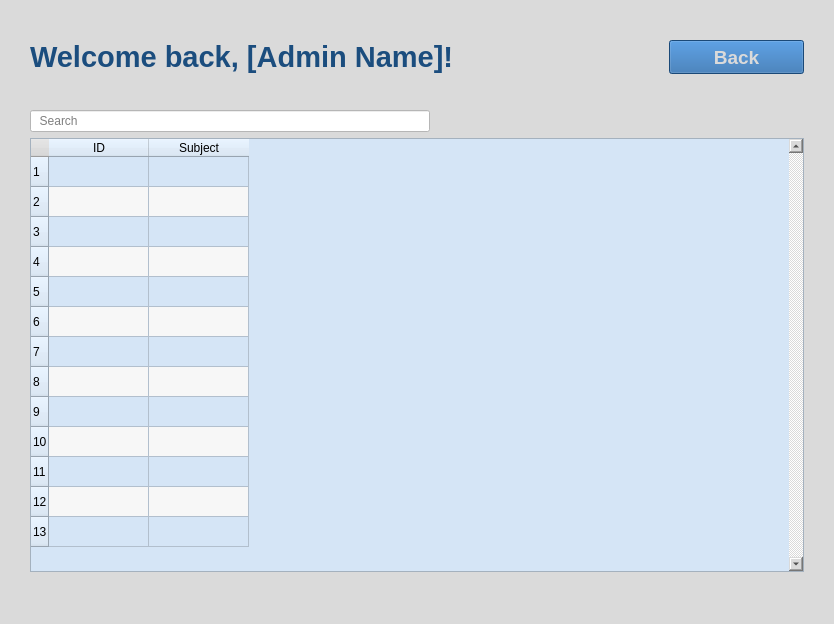
<?xml version="1.0" encoding="UTF-8"?>
<ui version="4.0">
 <class>MessageLog</class>
 <widget class="QMainWindow" name="MessageLog">
  <property name="geometry">
   <rect>
    <x>0</x>
    <y>0</y>
    <width>834</width>
    <height>624</height>
   </rect>
  </property>
  <property name="windowTitle">
   <string>Message Log</string>
  </property>
  <property name="styleSheet">
   <string notr="true">background-color: rgb(218, 218, 218);</string>
  </property>
  <widget class="QWidget" name="centralwidget">
   <layout class="QVBoxLayout" name="verticalLayout_3">
    <property name="leftMargin">
     <number>30</number>
    </property>
    <property name="topMargin">
     <number>40</number>
    </property>
    <property name="rightMargin">
     <number>30</number>
    </property>
    <property name="bottomMargin">
     <number>30</number>
    </property>
    <item>
     <layout class="QHBoxLayout" name="horizontalLayout">
      <property name="topMargin">
       <number>0</number>
      </property>
      <property name="rightMargin">
       <number>0</number>
      </property>
      <item>
       <widget class="QLabel" name="label_welcome">
        <property name="font">
         <font>
          <pointsize>22</pointsize>
          <bold>true</bold>
         </font>
        </property>
        <property name="styleSheet">
         <string notr="true">color: rgb(27, 77, 126);</string>
        </property>
        <property name="text">
         <string>Welcome back, [Admin Name]!</string>
        </property>
       </widget>
      </item>
      <item>
       <widget class="QPushButton" name="pushButton_back">
        <property name="maximumSize">
         <size>
          <width>135</width>
          <height>35</height>
         </size>
        </property>
        <property name="font">
         <font>
          <pointsize>14</pointsize>
          <bold>true</bold>
         </font>
        </property>
        <property name="styleSheet">
         <string notr="true">background-color: rgb(36, 102, 168);
color: rgb(218, 218, 218);</string>
        </property>
        <property name="text">
         <string>Back</string>
        </property>
        <property name="icon">
         <iconset>
          <normalon>:/icons/icons/arrow-left.svg</normalon>
         </iconset>
        </property>
        <property name="iconSize">
         <size>
          <width>24</width>
          <height>24</height>
         </size>
        </property>
       </widget>
      </item>
     </layout>
    </item>
    <item>
     <spacer name="verticalSpacer">
      <property name="orientation">
       <enum>Qt::Vertical</enum>
      </property>
      <property name="sizeType">
       <enum>QSizePolicy::Maximum</enum>
      </property>
      <property name="sizeHint" stdset="0">
       <size>
        <width>20</width>
        <height>30</height>
       </size>
      </property>
     </spacer>
    </item>
    <item>
     <layout class="QVBoxLayout" name="verticalLayout_2">
      <item>
       <widget class="QLineEdit" name="lineEdit_searchBar">
        <property name="maximumSize">
         <size>
          <width>400</width>
          <height>16777215</height>
         </size>
        </property>
        <property name="toolTip">
         <string extracomment="Search"/>
        </property>
        <property name="styleSheet">
         <string notr="true">background-color: rgb(255, 255, 255);</string>
        </property>
        <property name="text">
         <string/>
        </property>
        <property name="placeholderText">
         <string>  Search</string>
        </property>
       </widget>
      </item>
      <item>
       <widget class="QTableWidget" name="tableWidget">
        <property name="sizePolicy">
         <sizepolicy hsizetype="MinimumExpanding" vsizetype="MinimumExpanding">
          <horstretch>0</horstretch>
          <verstretch>0</verstretch>
         </sizepolicy>
        </property>
        <property name="styleSheet">
         <string notr="true">background-color: rgb(213, 229, 246);</string>
        </property>
        <property name="lineWidth">
         <number>1</number>
        </property>
        <property name="verticalScrollBarPolicy">
         <enum>Qt::ScrollBarAlwaysOn</enum>
        </property>
        <property name="sizeAdjustPolicy">
         <enum>QAbstractScrollArea::AdjustToContents</enum>
        </property>
        <property name="alternatingRowColors">
         <bool>true</bool>
        </property>
        <property name="sortingEnabled">
         <bool>true</bool>
        </property>
        <property name="rowCount">
         <number>13</number>
        </property>
        <property name="columnCount">
         <number>2</number>
        </property>
        <attribute name="horizontalHeaderCascadingSectionResizes">
         <bool>false</bool>
        </attribute>
        <attribute name="verticalHeaderStretchLastSection">
         <bool>false</bool>
        </attribute>
        <row/>
        <row/>
        <row/>
        <row/>
        <row/>
        <row/>
        <row/>
        <row/>
        <row/>
        <row/>
        <row/>
        <row/>
        <row/>
        <column>
         <property name="text">
          <string>ID</string>
         </property>
        </column>
        <column>
         <property name="text">
          <string>Subject</string>
         </property>
        </column>
       </widget>
      </item>
     </layout>
    </item>
   </layout>
  </widget>
  <widget class="QMenuBar" name="menubar">
   <property name="geometry">
    <rect>
     <x>0</x>
     <y>0</y>
     <width>834</width>
     <height>21</height>
    </rect>
   </property>
  </widget>
  <widget class="QStatusBar" name="statusbar"/>
 </widget>
 <resources/>
 <connections/>
</ui>
